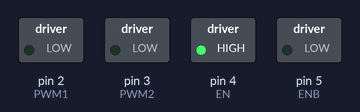
Recording of a sketch running on a simulated Arduino Uno, built with avr-gcc and run on an emulated ATmega328P. Parts: switched loads named in the sketch (green lamp = pin HIGH). What the sketch prints to the serial monitor is not drawn.

Above: at 0.1 s.
At 2.6 s:
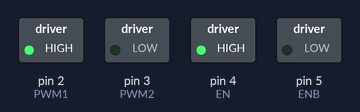
Timing chart, 0 to 4.1 s (numbered marks = the images above):
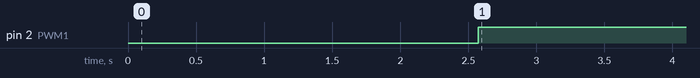

Measured:
- by itself, pin 2 (PWM1): LOW → HIGH at 2.6 s

The sketch:

arduino_PID_test.ino
```cpp
// Description: This code was provided from:
// https://github.com/curiores/ArduinoTutorials/blob/main/SpeedControl/SpeedControl_NoAtomic/SpeedControl_NoAtomic.ino
// and serves as an example on how PID works with a brushed DC motor using an encoder on Arduino

// This alternate version of the code does not require
// atomic.h. Instead, interrupts() and noInterrupts()
// are used. Please use this code if your
// platform does not support ATOMIC_BLOCK.

// Encoder pins
#define ENCA 15
#define ENCB 19

// Motor driver pins
#define PWM1 2
#define PWM2 3
#define EN 4
#define ENB 5

// globals
long prevT = 0;
int posPrev = 0;
float v1 = 0;
float v2 = 0;

// Use the "volatile" directive for variables
// used in an interrupt
volatile int pos_i = 0;
volatile float velocity_i = 0;
volatile long prevT_i = 0;

float v1Filt = 0;
float v1Prev = 0;
float v2Filt = 0;
float v2Prev = 0;
float uPrev = 0;

float eintegral = 0;

void setup() {
  Serial.begin(115200);

  // label the pin modes
  pinMode(ENCA,INPUT);
  pinMode(ENCB,INPUT);
  pinMode(PWM1,OUTPUT);
  pinMode(PWM2,OUTPUT);
  pinMode(EN,OUTPUT);
  pinMode(ENB,OUTPUT);

  // enable the motor driver by default
  digitalWrite(EN, 1);
  digitalWrite(ENB, 0);

  attachInterrupt(digitalPinToInterrupt(ENCA),
                  readEncoder,RISING);
}

void loop() {

  // read the position and velocity
  int pos = 0;
  float velocity2 = 0;
  noInterrupts(); // disable interrupts temporarily while reading
  pos = pos_i;
  velocity2 = velocity_i;
  interrupts(); // turn interrupts back on

  // Compute velocity with method 1
  long currT = micros();
  float deltaT = ((float) (currT-prevT))/1.0e6;
  float velocity1 = (pos - posPrev)/deltaT;
  posPrev = pos;
  prevT = currT;

  // Convert count/s to RPM
  float temp_v1 = velocity1/116.16*60.0;
  float temp_v2 = velocity2/116.16*60.0;

  // Perform checks to ensure velocities are correct in magnitude
  if (temp_v1 < 1100) {
    v1 = temp_v1;
  }

  if (temp_v2 < 1100) {
    v2 = temp_v2;
  }

  // Low-pass filter (25 Hz cutoff)
  v1Filt = 0.854*v1Filt + 0.0728*v1 + 0.0728*v1Prev;
  v1Prev = v1;
  v2Filt = 0.854*v2Filt + 0.0728*v2 + 0.0728*v2Prev;
  v2Prev = v2;

  // Set a target
  float vt = 1000*(sin(currT/5e6));
//  float vt = 500;

  // Compute the control signal u
  float kp = 0.01;
  float ki = 0.0001;
  float e = vt-v1Filt;
  eintegral = eintegral + e*deltaT;

  float u = kp*e + ki*eintegral + uPrev;
  uPrev = u;

  // Set the motor speed and direction
  int dir = 1;
  if (u<0){
    dir = -1;
  }
  int pwr = (int) fabs(u);
  if(pwr > 255){
    pwr = 255;
  }
  setMotor(dir, pwr, PWM1, PWM2);

//  Serial.println(dir);
  Serial.print(pwr);
  Serial.print(" ");
  Serial.print(vt);
  Serial.print(" ");
  Serial.print(v1Filt);
  Serial.println();
  delay(50);

//    // Code to test the motor function
//    int pwr = 10/3.0*micros()/1.0e6;
//    int dir = 1;
//    setMotor(dir, pwr, PWM1, PWM2);
//    Serial.println(pos);
//    Serial.print(v1);
//    Serial.print(" ");
//    Serial.print(v2);
//    Serial.println();
}

void setMotor(int dir, int pwmVal, int pwmPin1, int pwmPin2){
  if(dir == 1){
    // Turn one way
    analogWrite(pwmPin1, pwmVal);
    digitalWrite(pwmPin2, 0);
  }
  else if(dir == -1){
    // Turn the other way
    digitalWrite(pwmPin1, 0);
    analogWrite(pwmPin2, pwmVal);
  }
  else{
    // Or dont turn
    digitalWrite(pwmPin1, 0);
    digitalWrite(pwmPin2, 0);
  }
}

void readEncoder(){
  // Read encoder B when ENCA rises
  int b = digitalRead(ENCB);
  int increment = 0;
  if(b>0){
    // If B is HIGH, increment backward
    increment = -1;
  }
  else{
    // Otherwise, increment forward
    increment = 1;
  }
  pos_i = pos_i + increment;
//  Serial.println(pos_i);

  // Compute velocity with method 2
  long currT = micros();
  float deltaT = ((float) (currT - prevT_i))/1.0e6;
  velocity_i = increment/deltaT;
  prevT_i = currT;
}
```
